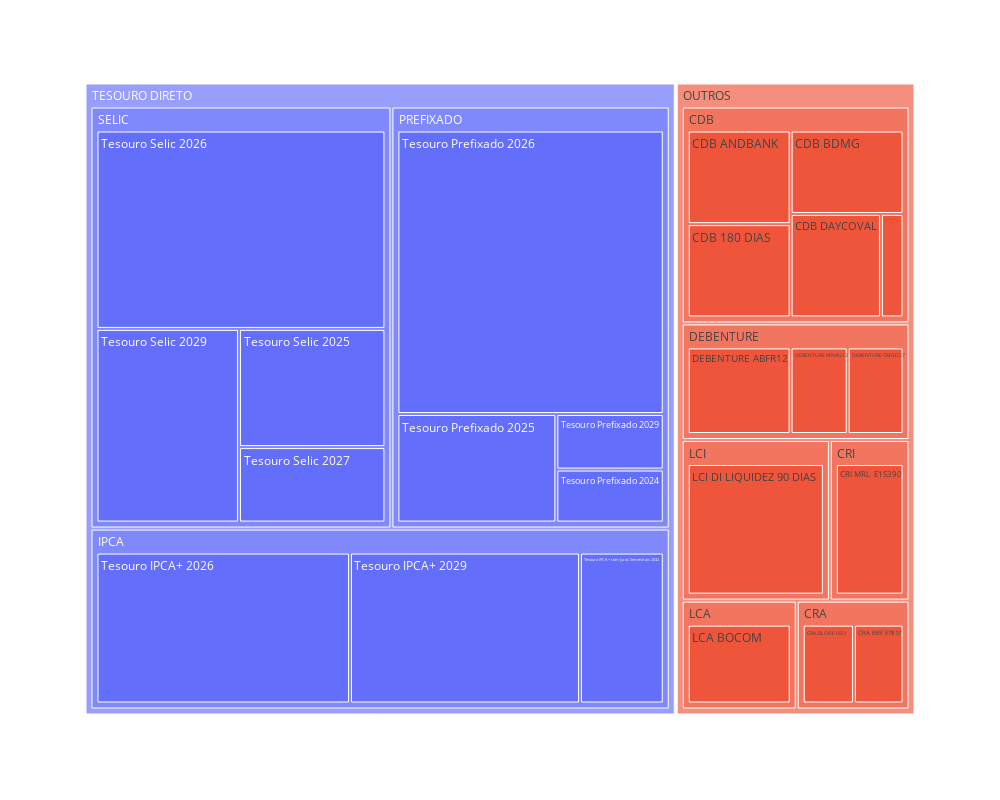

Notebook cell for this chart:
### Code cell
px.treemap(
    df_renda_fixa, 
    path=['setor', 'subsetor', 'des_produto'], 
    values="pct_vlr_liquido",
    width=1000, height=800
    )

### Figure 1 — Plotly figure (JSON) as saved in the notebook; plotly's stock layout.template omitted (floating-point values rounded to 4 significant figures)
{"data": [{"branchvalues": "total", "domain": {"x": [0, 1], "y": [0, 1]}, "hovertemplate": "labels=%{label}<br>pct_vlr_liquido=%{value}<br>parent=%{parent}<br>id=%{id}<extra></extra>", "ids": ["OUTROS/CDB/CDB 180 DIAS", "OUTROS/CDB/CDB ANDBANK", "OUTROS/CDB/CDB BDMG", "OUTROS/CDB/CDB DAYCOVAL", "OUTROS/CDB/CDB LIQUIDEZ DIARIA", "OUTROS/CRA/CRA BRF E78 S1", "OUTROS/CRA/CRA ZILOR E16S1", "OUTROS/CRI/CRI MRL  E1S390", "OUTROS/DEBENTURE/DEBENTURE ABFR12", "OUTROS/DEBENTURE/DEBENTURE CMGD27", "OUTROS/DEBENTURE/DEBENTURE MNAU13", "OUTROS/LCA/LCA BOCOM", "OUTROS/LCI/LCI DI LIQUIDEZ 90 DIAS", "TESOURO DIRETO/IPCA/Tesouro IPCA+ 2026", "TESOURO DIRETO/IPCA/Tesouro IPCA+ 2029", "TESOURO DIRETO/IPCA/Tesouro IPCA+ com Juros Semestrais 2032", "TESOURO DIRETO/PREFIXADO/Tesouro Prefixado 2024", "TESOURO DIRETO/PREFIXADO/Tesouro Prefixado 2025", "TESOURO DIRETO/PREFIXADO/Tesouro Prefixado 2026", "TESOURO DIRETO/PREFIXADO/Tesouro Prefixado 2029", "TESOURO DIRETO/SELIC/Tesouro Selic 2025", "TESOURO DIRETO/SELIC/Tesouro Selic 2026", "TESOURO DIRETO/SELIC/Tesouro Selic 2027", "TESOURO DIRETO/SELIC/Tesouro Selic 2029", "OUTROS/CDB", "OUTROS/CRA", "OUTROS/CRI", "OUTROS/DEBENTURE", "TESOURO DIRETO/IPCA", "OUTROS/LCA", "OUTROS/LCI", "TESOURO DIRETO/PREFIXADO", "TESOURO DIRETO/SELIC", "OUTROS", "TESOURO DIRETO"], "labels": ["CDB 180 DIAS", "CDB ANDBANK", "CDB BDMG", "CDB DAYCOVAL", "CDB LIQUIDEZ DIARIA", "CRA BRF E78 S1", "CRA ZILOR E16S1", "CRI MRL  E1S390", "DEBENTURE ABFR12", "DEBENTURE CMGD27", "DEBENTURE MNAU13", "LCA BOCOM", "LCI DI LIQUIDEZ 90 DIAS", "Tesouro IPCA+ 2026", "Tesouro IPCA+ 2029", "Tesouro IPCA+ com Juros Semestrais 2032", "Tesouro Prefixado 2024", "Tesouro Prefixado 2025", "Tesouro Prefixado 2026", "Tesouro Prefixado 2029", "Tesouro Selic 2025", "Tesouro Selic 2026", "Tesouro Selic 2027", "Tesouro Selic 2029", "CDB", "CRA", "CRI", "DEBENTURE", "IPCA", "LCA", "LCI", "PREFIXADO", "SELIC", "OUTROS", "TESOURO DIRETO"], "name": "", "parents": ["OUTROS/CDB", "OUTROS/CDB", "OUTROS/CDB", "OUTROS/CDB", "OUTROS/CDB", "OUTROS/CRA", "OUTROS/CRA", "OUTROS/CRI", "OUTROS/DEBENTURE", "OUTROS/DEBENTURE", "OUTROS/DEBENTURE", "OUTROS/LCA", "OUTROS/LCI", "TESOURO DIRETO/IPCA", "TESOURO DIRETO/IPCA", "TESOURO DIRETO/IPCA", "TESOURO DIRETO/PREFIXADO", "TESOURO DIRETO/PREFIXADO", "TESOURO DIRETO/PREFIXADO", "TESOURO DIRETO/PREFIXADO", "TESOURO DIRETO/SELIC", "TESOURO DIRETO/SELIC", "TESOURO DIRETO/SELIC", "TESOURO DIRETO/SELIC", "OUTROS", "OUTROS", "OUTROS", "OUTROS", "TESOURO DIRETO", "OUTROS", "OUTROS", "TESOURO DIRETO", "TESOURO DIRETO", "", ""], "type": "treemap", "values": [2.469, 2.479, 2.424, 2.404, 0.5998, 1.268, 1.311, 2.686, 2.659, 1.443, 1.477, 2.629, 4.998, 9.54, 8.655, 3.154, 1.305, 3.955, 17.31, 1.367, 3.951, 13.09, 2.524, 6.304, 10.38, 2.579, 2.686, 5.579, 21.35, 2.629, 4.998, 23.93, 25.87, 28.85, 71.15]}], "layout": {"height": 800, "legend": {"tracegroupgap": 0}, "margin": {"t": 60}, "width": 1000}}
